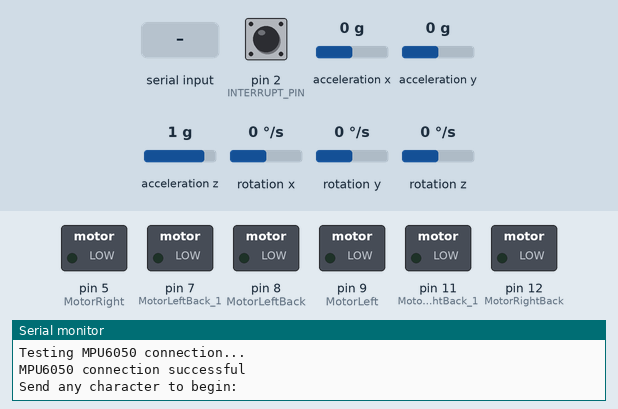
A sketch run on a simulated Arduino Uno, built with avr-gcc and run on an emulated ATmega328P. On the bench: switched loads named in the sketch (green lamp = pin HIGH), the last lines printed to the serial monitor. Inputs (shaded band) come from the test bench; at power-on: rotation z 0 °/s, acceleration z 1 g, pin 2 (INTERRUPT_PIN) LOW, acceleration x 0 g, acceleration y 0 g, rotation x 0 °/s, rotation y 0 °/s. The sensor or clock chip raises its interrupt line as the real part does.

Above: at 0.9 s.
1.0 s: "1" received over Serial
3.0 s: rotation z set to -192 °/s
6.0 s: rotation z set to 0 °/s
At 8.9 s:
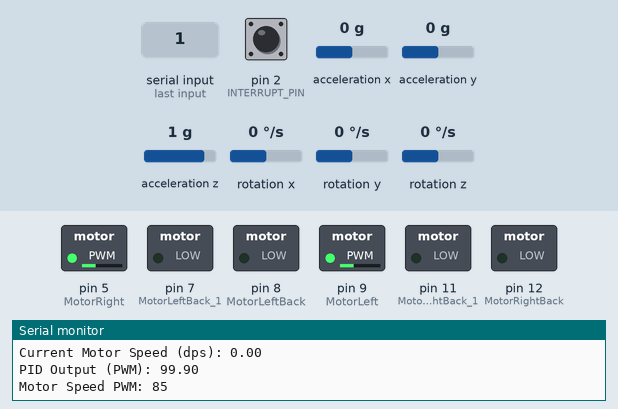
9.0 s: acceleration z set to -1.4 g
12.0 s: rotation z set to -100 °/s
At 13.1 s:
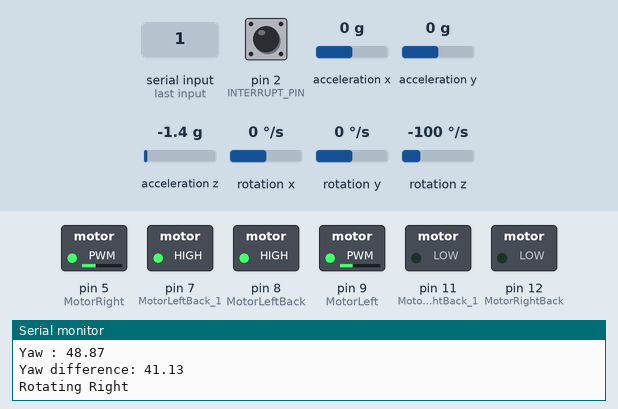
15.0 s: acceleration z set to -0.2 g
At 16.0 s:
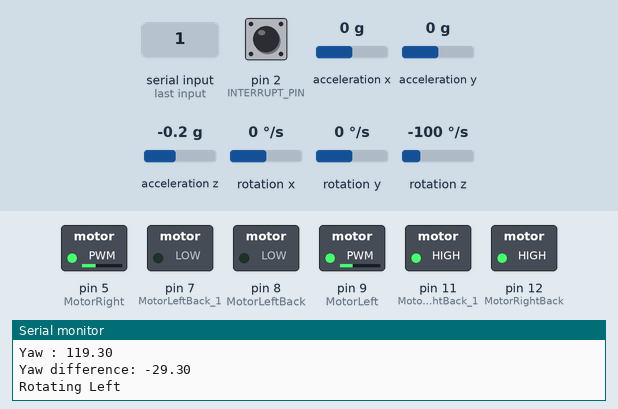
18.0 s: acceleration z set to 0.1 g
At 20.0 s:
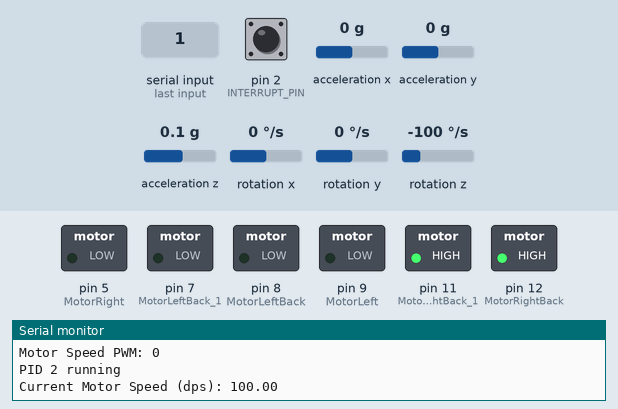
Timing chart, 0 to 48.2 s (numbered marks = the images above; inputs shaded):
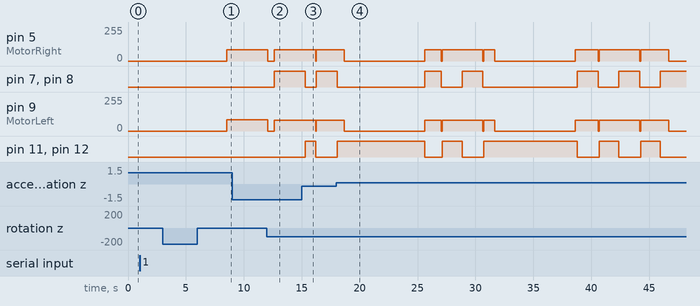

The sketch:

PathFollower.ino
```cpp
#include <Wire.h>
// #include <MPU6050.h>
#include "MPU6050_6Axis_MotionApps20.h"
#include <PID_v1.h>
#include "I2Cdev.h"
#include "MPU6050.h"

#define OUTPUT_READABLE_YAWPITCHROLL

int const INTERRUPT_PIN = 2;
bool blinkState;

Quaternion q;
VectorFloat gravity;
float ypr[3];

bool DMPReady = false;
uint8_t MPUIntStatus;
uint8_t devStatus;
uint16_t packetSize;
uint8_t FIFOBuffer[64];

float yaw = 0;
float targetYaw = 0;
volatile bool MPUInterrupt = false;
void DMPDataReady() {
    MPUInterrupt = true;
}

const int MotorRight = 5;
const int MotorLeft = 9;
const int MotorRightBack = 12;
const int MotorLeftBack = 8;
const int MotorRightBack_1 = 11;
const int MotorLeftBack_1 = 7;

unsigned long previousTime = 0;
double Setpoint, Input, Output;
double Kp = 3, Ki = 0, Kd = 0;
int16_t accelX, accelY, accelZ;
int16_t gyroX, gyroY, gyroZ;

float desiredSpeed = 90.0;
float actualSpeed = 0;

PID myPID(&Input, &Output, &Setpoint, Kp, Ki, Kd, DIRECT);

MPU6050 mpu;


unsigned long lastTime;
double timeStep = 100;

unsigned long startTime;
const unsigned long duration1 = 11000;
const unsigned long duration2 = 20000;
const unsigned long duration3 = 37000;
const unsigned long duration4 = 49000;
float yawDifference=0;
void updateTargetYaw();
void controlRotation();
void PID();
void Turn90();
void Turn180();
void Turnminus90();
void stopMotors();


void setup() {
  #if I2CDEV_IMPLEMENTATION == I2CDEV_ARDUINO_WIRE
    Wire.begin();
    Wire.setClock(400000);
  #elif I2CDEV_IMPLEMENTATION == I2CDEV_BUILTIN_FASTWIRE
    Fastwire::setup(400, true);
  #endif
Serial.begin(9600);
  while (!Serial);

  Serial.println(F("Initializing I2C devices..."));
  mpu.initialize();
  pinMode(INTERRUPT_PIN, INPUT);

  Serial.println(F("Testing MPU6050 connection..."));
  if(mpu.testConnection() == false){
    Serial.println("MPU6050 connection failed");
    while(true);
  } else {
    Serial.println("MPU6050 connection successful");
  }

  Serial.println(F("\nSend any character to begin: "));
  while (Serial.available() && Serial.read());
  while (!Serial.available());
  while (Serial.available() && Serial.read());

  Serial.println(F("Initializing DMP..."));
  devStatus = mpu.dmpInitialize();

  mpu.setXGyroOffset(0);
  mpu.setYGyroOffset(0);
  mpu.setZGyroOffset(0);
  mpu.setXAccelOffset(0);
  mpu.setYAccelOffset(0);
  mpu.setZAccelOffset(0);

  if (devStatus == 0) {
    mpu.CalibrateAccel(6);
    mpu.CalibrateGyro(6);
    Serial.println("These are the Active offsets: ");
    mpu.PrintActiveOffsets();
    Serial.println(F("Enabling DMP..."));
    mpu.setDMPEnabled(true);

    Serial.print(F("Enabling interrupt detection..."));
    attachInterrupt(digitalPinToInterrupt(INTERRUPT_PIN), DMPDataReady, RISING);
    MPUIntStatus = mpu.getIntStatus();

    Serial.println(F("DMP ready! Waiting for first interrupt..."));
    DMPReady = true;
    packetSize = mpu.dmpGetFIFOPacketSize();
  } else {
    Serial.print(F("DMP Initialization failed (code "));
    Serial.print(devStatus);
    Serial.println(F(")"));
  }
  pinMode(MotorRight, OUTPUT);
  pinMode(MotorLeft, OUTPUT);
  pinMode(MotorRightBack, OUTPUT);
  pinMode(MotorLeftBack, OUTPUT);
  pinMode(MotorRightBack_1, OUTPUT);
  pinMode(MotorLeftBack_1, OUTPUT);
  Setpoint = 33.3;
  myPID.SetMode(AUTOMATIC);
  myPID.SetOutputLimits(0, 255);
   startTime = millis();

  calibrateIMU();

  previousTime = millis();
  delay(1000);
}

void calibrateIMU()
{
  int numSamples = 1000;
  float sumY = 0;
    for (int i = 0; i < numSamples; i++) {
    int16_t ax, ay, az;
    mpu.getMotion6(&accelX, &accelY, &accelZ, &gyroX, &gyroY, &gyroZ);
    float gyroz = gyroZ / 16384.0;
    sumY += gyroz;
    delay(2);
  }


  float gyrozbias = (sumY / numSamples) * 9.81;
  Serial.print("gyroz bias: ");
  Serial.println(gyrozbias);
}

void loop()
{
    while (millis() - startTime <= duration1)
    {
         PID();
        Serial.println("PID 1 running ");
    }
    while (millis() - startTime <= duration1 + 6000)
    {
         Turn90();
    }
    while (millis() - startTime <= duration2 + 4000) {

        PID();
        Serial.println("PID 2 running ");
    }
    while (millis() - startTime <= duration2 + 10000) {
          Turn180();
    }
    while (millis() - startTime <= duration3) {
     PID();
    Serial.println("PID 3 running ");
  }
   while (millis() - startTime  <= duration3 + 8000) {
    Turnminus90();
  }
  while (millis() - startTime  <= duration4) {
    PID();
    Serial.println("PID 4 running ");
  }
      stopMotors();
      Serial.println("Reached home position ");
}

void PID(){
  mpu.getMotion6(&accelX, &accelY, &accelZ, &gyroX, &gyroY, &gyroZ);
  Input = abs(gyroZ / 131.0);
  Serial.print("Current Motor Speed (dps): ");
  Serial.println(Input);
  myPID.Compute();
  Serial.print("PID Output (PWM): ");
  Serial.println(Output);
  int motorSpeed = constrain(abs(Output), 0, 85);
  analogWrite(MotorRight, motorSpeed);
  analogWrite(MotorLeft, motorSpeed);
  Serial.print("Motor Speed PWM: ");
  Serial.println(motorSpeed);
  delay(timeStep);

}

void Turn90()
{
   targetYaw = 90;
    if (mpu.dmpGetCurrentFIFOPacket(FIFOBuffer))
    {

      mpu.dmpGetQuaternion(&q, FIFOBuffer);
      mpu.dmpGetGravity(&gravity, &q);
      mpu.dmpGetYawPitchRoll(ypr, &q, &gravity);

      yaw = ypr[0] * 180/M_PI;

    }
    yawDifference = targetYaw - yaw;
    Serial.print("Yaw : ");
    Serial.println(yaw);
    Serial.print("Yaw difference: ");
    Serial.println(yawDifference);

    if (abs(yawDifference) < 3)
    {
      stopMotors();
      analogWrite(MotorLeft, 0);
      analogWrite(MotorRight, 0);
      Serial.println("Stopping Robot 90 (Target Reached)");
    }
    else if (yawDifference > 0)
    {
      digitalWrite(MotorLeftBack, HIGH);
      digitalWrite(MotorLeftBack_1, HIGH);
      digitalWrite(MotorRightBack, LOW);
      digitalWrite(MotorRightBack_1, LOW);

    analogWrite(MotorLeft, 80);
    analogWrite(MotorRight, 85);
    Serial.println("Rotating Right");
    }
    else
    {
        digitalWrite(MotorLeftBack, LOW);
        digitalWrite(MotorLeftBack_1, LOW);
        digitalWrite(MotorRightBack, HIGH);
        digitalWrite(MotorRightBack_1, HIGH);

      analogWrite(MotorLeft, 80);
      analogWrite(MotorRight, 85);
      Serial.println("Rotating Left");

    }
}

void Turn180()
{
   targetYaw = 270;
    if (mpu.dmpGetCurrentFIFOPacket(FIFOBuffer))
    {

      mpu.dmpGetQuaternion(&q, FIFOBuffer);
      mpu.dmpGetGravity(&gravity, &q);
      mpu.dmpGetYawPitchRoll(ypr, &q, &gravity);

      yaw = ypr[0] * 180/M_PI;

    }
  yawDifference = targetYaw - yaw;
  if (yawDifference > 180) {
    yawDifference -= 360;
  } else if (yawDifference < -180) {
    yawDifference += 360;
  }
    Serial.print("Target Yaw ");
    Serial.println(targetYaw);
    Serial.print("Yaw : ");
    Serial.println(yaw);
    Serial.print("Yaw difference: ");
    Serial.println(yawDifference);

  if (abs(yawDifference) <4)
  {
          stopMotors();
          analogWrite(MotorLeft, 0);
          analogWrite(MotorRight, 0);
          Serial.println("Stopping Robot 180 (Target Reached)");

  } else if (yawDifference > 0)
   {
          digitalWrite(MotorLeftBack, HIGH);
          digitalWrite(MotorLeftBack_1, HIGH);
          digitalWrite(MotorRightBack, LOW);
          digitalWrite(MotorRightBack_1, LOW);
          analogWrite(MotorLeft, 80);
          analogWrite(MotorRight, 85);
          Serial.println("Rotating Right 180");
  }    else  {
        digitalWrite(MotorLeftBack, LOW);
        digitalWrite(MotorLeftBack_1, LOW);
        digitalWrite(MotorRightBack, HIGH);
        digitalWrite(MotorRightBack_1, HIGH);

      analogWrite(MotorLeft, 80);
      analogWrite(MotorRight, 85);
      Serial.println("Rotating Left");

           }
}

void Turnminus90()
{
 targetYaw = 0;
  if (mpu.dmpGetCurrentFIFOPacket(FIFOBuffer))
    {

      mpu.dmpGetQuaternion(&q, FIFOBuffer);
      mpu.dmpGetGravity(&gravity, &q);
      mpu.dmpGetYawPitchRoll(ypr, &q, &gravity);

      yaw = ypr[0] * 180/M_PI;

    }
yawDifference = targetYaw + yaw;
if (yawDifference > 180) {
    yawDifference -= 360;
  } else if (yawDifference < -180) {
    yawDifference += 360;
  }
    Serial.print("Target Yaw ");
    Serial.println(targetYaw);
    Serial.print("Yaw : ");
    Serial.println(yaw);
    Serial.print("Yaw difference: ");
    Serial.println(yawDifference);
if (abs(yawDifference) > 177 && abs(yawDifference) < 180) {
      stopMotors();
      analogWrite(MotorLeft, 0);
      analogWrite(MotorRight, 0);
    Serial.println("Stopping Robot -90 (Target Reached)");
  } else if (yawDifference > 0) {
          digitalWrite(MotorLeftBack, HIGH);
          digitalWrite(MotorLeftBack_1, HIGH);
          digitalWrite(MotorRightBack, LOW);
          digitalWrite(MotorRightBack_1, LOW);
          analogWrite(MotorLeft, 80);
          analogWrite(MotorRight, 85);
          Serial.println("Rotating Right ");
    Serial.println("Rotating Right");
  } else {
    digitalWrite(MotorLeftBack, LOW);
        digitalWrite(MotorLeftBack_1, LOW);
        digitalWrite(MotorRightBack, HIGH);
        digitalWrite(MotorRightBack_1, HIGH);

        analogWrite(MotorLeft, 80);
        analogWrite(MotorRight, 85);
        Serial.println("Rotating Left");
  }
}
void stopMotors()
{
  analogWrite(MotorLeft, 0);
  analogWrite(MotorRight, 0);
  digitalWrite(MotorLeftBack, LOW);
  digitalWrite(MotorLeftBack_1, LOW);
  digitalWrite(MotorRightBack, LOW);
  digitalWrite(MotorRightBack_1, LOW);
  }
```

Measured:
- the behaviour switches between -0.1 and 0 g on acceleration z (found by bisection; images 3 and 4)
- after the input at 3.0 s, every drawn part: stays the same
- after the input at 6.0 s, pin 5 (MotorRight), pin 9 (MotorLeft): 0/255 → 85/255 after 2.5 s
- after the input at 12.0 s, pin 5 (MotorRight): 85/255 → 0/255 after 0.07 s, → 85/255 0.57 s later; pin 7 (MotorLeftBack_1), pin 8 (MotorLeftBack): LOW → HIGH after 0.65 s; pin 9 (MotorLeft): 85/255 → 0/255 after 0.07 s, → 80/255 0.57 s later; pin 11 (MotorRightBack_1), pin 12 (MotorRightBack): stays LOW (without the input it goes to HIGH after 0.60 s)
